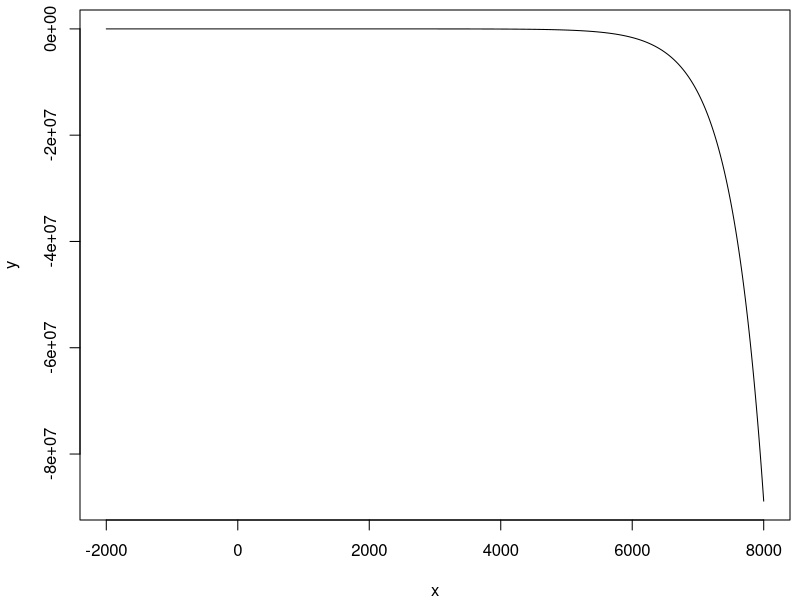
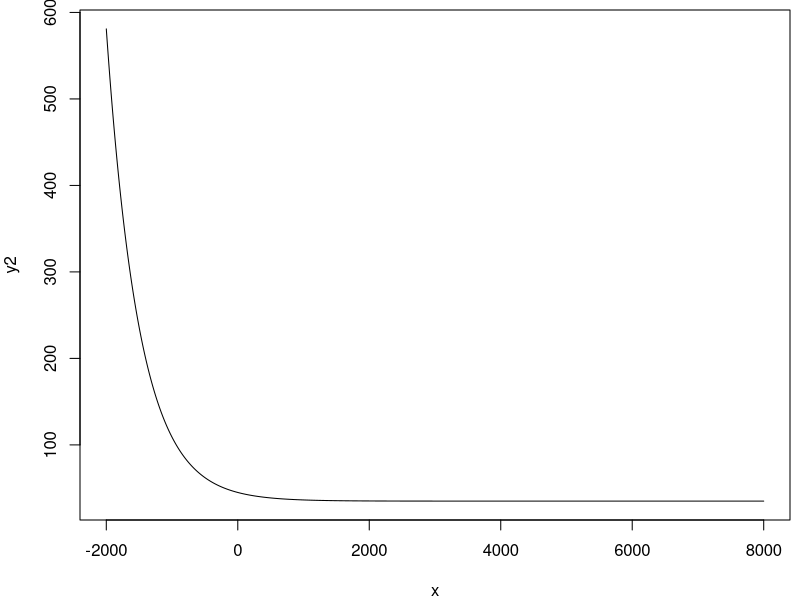
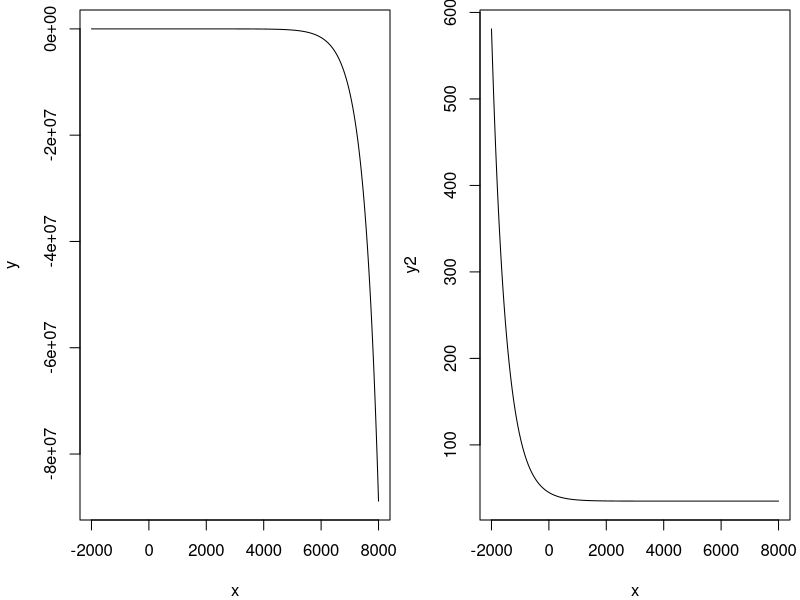

R code for these plots, in order:
#Clear the environment.
rm(list=ls())

#Define the function f3, name it f1.
  #input named x
  #parameters named a, b, c
f1 <- function(x,a,b,c){a+b*exp(-c*x)}

#Define the inputs.
x <- seq(-2000,8000,1)

#Select some parameter values
a0 <- 11
a1 <- -10
a2 <- -0.002

#Calculate the output values (this can be done inside or outside of the plot command).
y <- f1(x,a0,a1,a2) 
#Notice the order of the arguments matches their order when you defined the function.
#y <- f1(a=a0,b=a1,c=a2,x=x) will give you the same thing.
#Notice if you use another order you have to "label" the arguments in the function.

#Plot the the ordered pairs (x,y)
par(mfrow = c(1,1),mar=c(4,4,0.5,0.5)) #This is not necessary depending on your current plot settings.
plot(x,y,type='l')



#Select a second set of parameter values
a0.2 <- 35
a1.2 <- 10
a2.2 <- 0.002

#Calculate the output values (this can be done inside or outside of the plot command).
y2 <- f1(a=a0.2,b=a1.2,c=a2.2,x=x)

#Plot the ordered pairs (x,y2)
par(mfrow = c(1,1),mar=c(4,4,0.5,0.5)) #This is not necessary depending on your current plot settings.
plot(x,y2,type='l')


#You can also put both plots in the same figure if desired (this is not required).
par(mfrow = c(1,2),mar=c(4,4,0.5,0.5))
  #mfrow = c(1,2) means there will be 1 row and 2 columns of plots
plot(x,y,type='l') #plot in row 1 column 1
plot(x,y2,type='l') #plot in row 1 column 2
